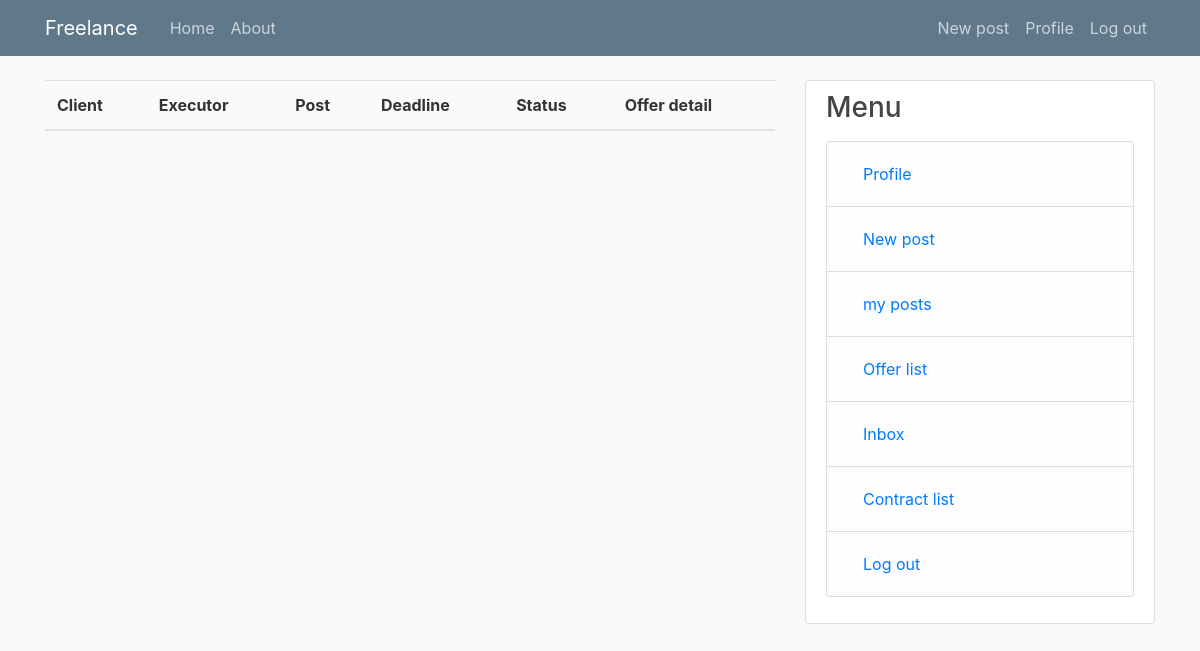
The app's page /contract/offer-list (signed in), older data.
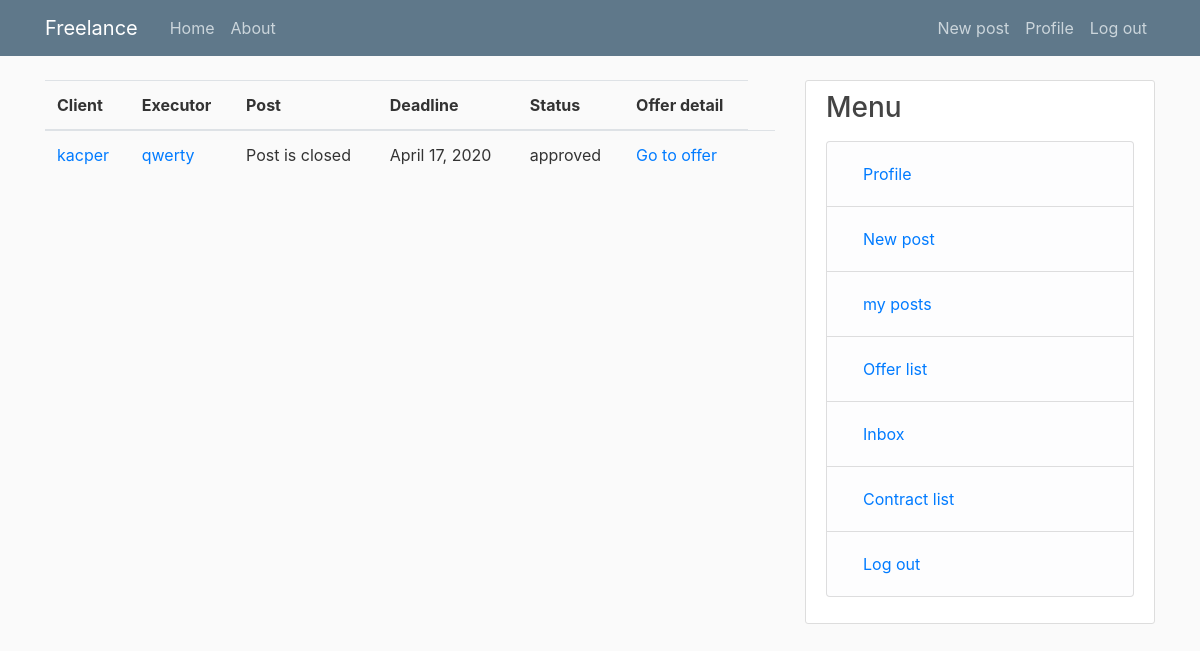
The same page, newer data.
### contract/models.py (models this page shows, shortened)
class Offer(models.Model):
    price = models.FloatField()
    deadline = models.DateField()
    description = models.TextField()
    client = models.ForeignKey(User,
                               on_delete=models.CASCADE,
                               related_name='client')
    executor = models.ForeignKey(User,
                                 on_delete=models.CASCADE,
                                 related_name='executor')
    post = models.ForeignKey('blog.Post', on_delete=models.SET_NULL, null=True)
    status = models.CharField(max_length=100)

### contract/views.py (the view)
# urls.py: path('offer-list', offer_list, name='offer-list'),
@login_required
def offer_list(request):
    offers = (Offer.objects.filter(executor=request.user) |
              Offer.objects.filter(client=request.user))
    return render(request, 'contract/offer_list.html', {'offers': offers})

### contract/templates/contract/offer_list.html
{% extends 'blog/base.html' %}
{% block content %}
    <table class="table">
        <thead>
            <tr>
                <th>Client</th>
                <th>Executor</th>
                <th>Post</th>
                <th>Deadline</th>
                <th>Status</th>
                <th>Offer detail</th>
            </tr>
        </thead>
        <tbody>
            {% for offer in offers %}
                <tr>
                    <td><a href="{% url 'profile' offer.client.id %}">{{ offer.client }}</a></td>
                    <td><a href="{% url 'profile' offer.executor.id %}">{{offer.executor }}</a></td>
                    {% if offer.post != None %}
                        <td><a href="{% url 'post-detail' offer.post.id %}">{{ offer.post }}</a></td>
                    {% else %}
                        <td>Post is closed</td>
                    {% endif %}
                    <td>{{ offer.deadline }}</td>
                    <td>{{ offer.status }}</td>
                    <td><a href="{% url 'offer-manager' offer.id %}">Go to offer</a><td>
                </tr>
            {% endfor %}
        </tbody>
    </table>
{% endblock %}

Row changes from the older to the newer data that the page shows:
added Offer: client "kacper", executor "qwerty", shows "Post is closed", deadline "April 17, 2020", status "approved"
